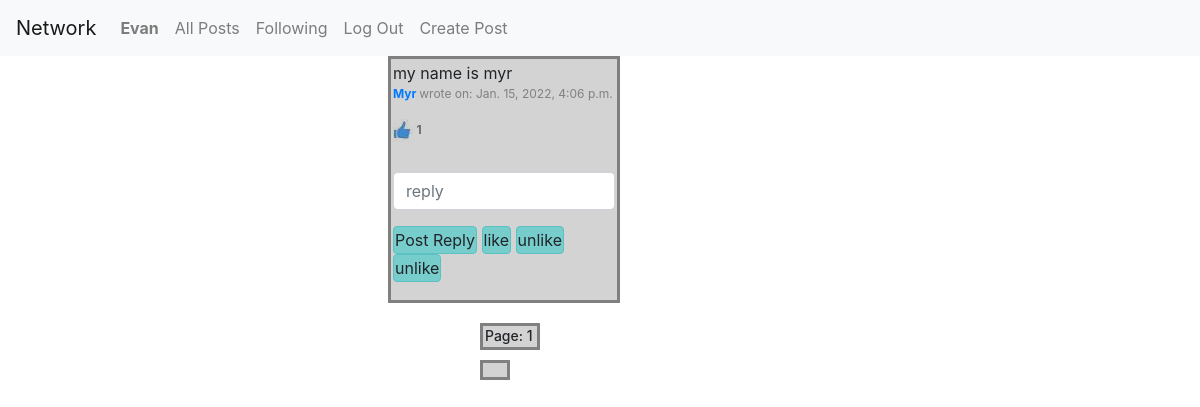
Page /following (signed in) on the earlier database version.
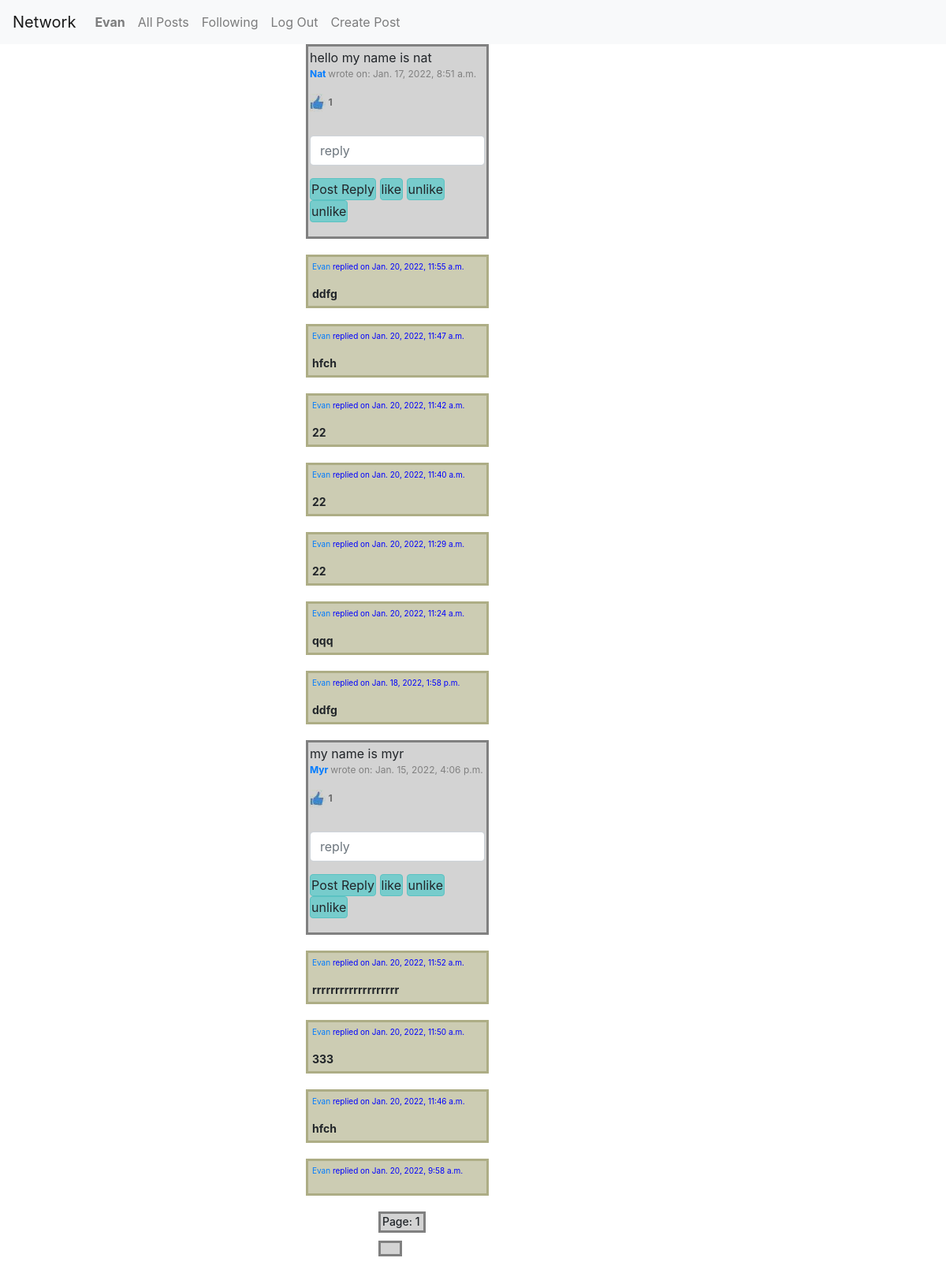
Same page on the later database version.
### network/models.py (models this page shows, shortened)
class Mypost(models.Model):
    description=models.CharField(max_length=300)
    created_date=models.DateTimeField(default=now, editable=False)
    owner=models.ForeignKey(User, on_delete=models.CASCADE, null="TRUE", blank="TRUE")
    likes = models.ManyToManyField(User, blank="TRUE", related_name="likers")
    objects = MypostManager()

class User(AbstractUser):
    email=models.EmailField(max_length=254)
    date_joined = models.DateTimeField(default=timezone.now)
    following = models.ManyToManyField("User", blank="TRUE", related_name="followers")
    def __str__(self):
        return f"{self.username}"

class Reply(models.Model):
    reply_txt=models.CharField(max_length=150, blank="True")
    mypost_reply=models.ForeignKey(Mypost, on_delete=models.CASCADE, null="TRUE", blank="TRUE")
    created_date=models.DateTimeField(default=now, editable=False)
    lists = models.ManyToManyField(Mypost, blank="TRUE", related_name="replies")  # post_reply
    owner = models.ForeignKey(User, on_delete=models.CASCADE, null="TRUE", blank="TRUE")
    objects = ReplyManager()
    class Meta:
        ordering = ['-created_date']
    def __str__(self):
        return f"{self.reply_txt}"

### network/views.py (the view)
# urls.py: path("following",views.following, name="following")
@login_required
def following(request):
    myfollowinglist = request.user.followers.all()
    all_posts = Mypost.objects.filter(owner__in=myfollowinglist).order_by('-created_date')
    page = paging(request, all_posts)
    if request.method == "POST" and "post_reply" in request.POST:
        reply_txt = request.POST["reply_txt"]
        mypost_reply = request.POST.get("post_id")
        reply(request, reply_txt, mypost_reply)
    return render(request, "network/following.html",
                  {"all_posts": all_posts,"count":page.count,"page":page})

### network/views.py (called while the page is built)
def paging(request,the_posts):
    post_paginator=Paginator(the_posts,10)
    page_num = request.GET.get("page")
    return post_paginator.get_page(page_num)

### network/templates/network/following.html (shortened to what this page needs)
{% extends "network/layout.html" %}
{% load static %}
{% block body %}
{% for post in  page.object_list %}
<ul>
<div class="post">{{post.description}}
    <p style= "color:grey; font-size:12px;"> <strong><a href="{% url 'profile' post.owner_id %}" > {{post.owner}} </strong></a> wrote on: {{post.created_date}} </p>
    <p id="likes" style= "color:grey; font-size:12px;mix-blend-mode: multiply;"><img src="{% static  'network/images/like1.jpg' %}" alt="like image"> <strong>{{post.likes.all.count}}</strong>
{% if user.is_authenticated %}
        <form action="{% url 'following' %}" method="post">
        <div class="form-group">
            <input class="form-control" autofocus style="margin-top:30px" type="text" name="reply_txt" placeholder="reply">
        </div>
    <input class="btn btn-primary" type="submit" name="post_reply" value="Post Reply">
 <form action="{% url 'index' %}" method="post">
     <input class="btn btn-primary" name="like" type="submit" value="like" >
  <form action="{% url 'index' %}" method="post">
     <input class="btn btn-primary" name="unlike" type="submit" value="unlike" >
{% if  not user in post.likes.all %}
 <form action="{% url 'index' %}" method="post">
     {% csrf_token %}
     <input class="btn btn-primary" name="like" type="submit" value="like" >
     <input type="hidden"  name="post_to_like_id" value={{post.pk}}>
{% else %}
  <form action="{% url 'index' %}" method="post">
     <input class="btn btn-primary" name="unlike" type="submit" value="unlike" >
{% endif%}
{% endif %}
</div>
</ul>
{% for rep in post.replies.all %}
 <ul>
        <div class="replies" ><p style= "color:blue; font-size:10px;"><a href="{% url "profile" rep.owner_id %}">{{rep.owner}}</a>
            replied on {{rep.created_date}}</p> <strong>{{rep}} </strong> </div>
</ul>
{% endfor %}
    </div>
{% endfor %}
<h2 class="page"> Page: {{ page.number }}</h2>
        <div class="page-links">
        </div>
{% endblock %}

Differences in the rows shown:
now on this page (row unchanged): Mypost: description "hello my name is nat", owner "Nat", created_date "Jan. 17, 2022, 8:51 a.m.", likes.all.count "1"
added Reply: owner "Evan", created_date "Jan. 20, 2022, 11:55 a.m.", reply_txt "ddfg", shown under "hello my name is nat"
added Reply: owner "Evan", created_date "Jan. 20, 2022, 11:47 a.m.", reply_txt "hfch", shown under "hello my name is nat"
added Reply: owner "Evan", created_date "Jan. 20, 2022, 11:42 a.m.", reply_txt "22", shown under "hello my name is nat"
added Reply: owner "Evan", created_date "Jan. 20, 2022, 11:40 a.m.", reply_txt "22", shown under "hello my name is nat"
added Reply: owner "Evan", created_date "Jan. 20, 2022, 11:29 a.m.", reply_txt "22", shown under "hello my name is nat"
added Reply: owner "Evan", created_date "Jan. 20, 2022, 11:24 a.m.", reply_txt "qqq", shown under "hello my name is nat"
now on this page (row unchanged): Reply: owner "Evan", created_date "Jan. 18, 2022, 1:58 p.m.", reply_txt "ddfg", shown under "hello my name is nat"
added Reply: owner "Evan", created_date "Jan. 20, 2022, 11:52 a.m.", reply_txt "rrrrrrrrrrrrrrrrrrr", shown under Mypost "my name is myr"
added Reply: owner "Evan", created_date "Jan. 20, 2022, 11:50 a.m.", reply_txt "333", shown under Mypost "my name is myr"
added Reply: owner "Evan", created_date "Jan. 20, 2022, 11:46 a.m.", reply_txt "hfch", shown under Mypost "my name is myr"
added Reply: owner "Evan", created_date "Jan. 20, 2022, 9:58 a.m.", shown under Mypost "my name is myr"
